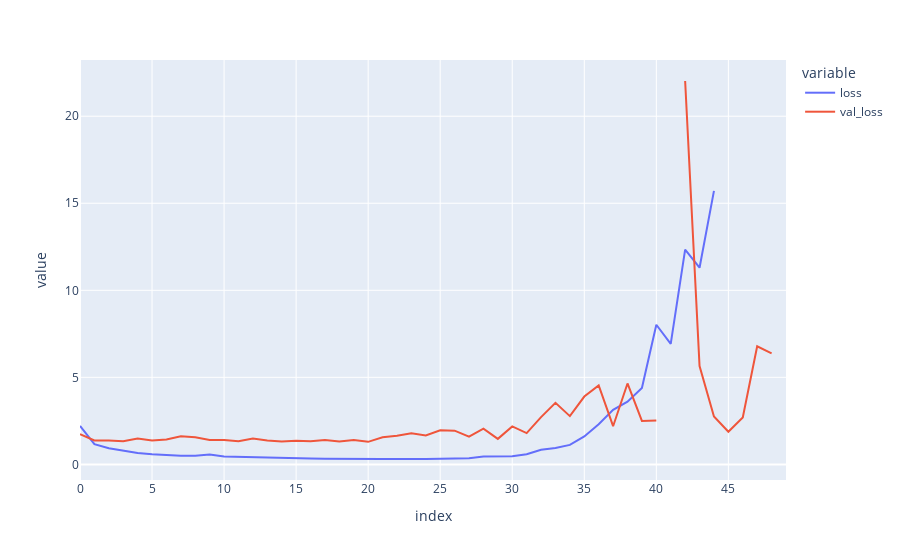

Write notebook code for a chart like this one.
### Code cell
f1 = np.array(history.history['loss']).flatten()
valf1 = np.array(history.history['val_loss']).flatten()
px.line(pd.DataFrame(np.array([f1, valf1]).T, columns=['loss', 'val_loss'])).show()

### Figure 1 — Plotly figure (JSON) as saved in the notebook; plotly's stock layout.template omitted (floating-point values rounded to 4 significant figures)
{"data": [{"hovertemplate": "variable=loss<br>index=%{x}<br>value=%{y}<extra></extra>", "legendgroup": "loss", "line": {"color": "#636efa", "dash": "solid"}, "marker": {"symbol": "circle"}, "mode": "lines", "name": "loss", "orientation": "v", "showlegend": true, "type": "scatter", "x": [0, 1, 2, 3, 4, 5, 6, 7, 8, 9, 10, 11, 12, 13, 14, 15, 16, 17, 18, 19, 20, 21, 22, 23, 24, 25, 26, 27, 28, 29, 30, 31, 32, 33, 34, 35, 36, 37, 38, 39, 40, 41, 42, 43, 44, 45, 46, 47, 48, 49], "xaxis": "x", "y": [2.212, 1.162, 0.9217, 0.7855, 0.6568, 0.5846, 0.5337, 0.5005, 0.4889, 0.5628, 0.4517, 0.4316, 0.3869, 0.3622, 0.3587, 0.3459, 0.3363, 0.3284, 0.3158, 0.3209, 0.3174, 0.316, 0.309, 0.3308, 0.3146, 0.3245, 0.354, 0.3548, 0.4508, 0.4785, 0.4699, 0.5876, 0.8428, 0.9459, 1.118, 1.607, 2.303, 3.132, 3.603, 4.385, 8.022, 6.926, 12.34, 11.3, 15.71, null, null, null, null, null], "yaxis": "y"}, {"hovertemplate": "variable=val_loss<br>index=%{x}<br>value=%{y}<extra></extra>", "legendgroup": "val_loss", "line": {"color": "#EF553B", "dash": "solid"}, "marker": {"symbol": "circle"}, "mode": "lines", "name": "val_loss", "orientation": "v", "showlegend": true, "type": "scatter", "x": [0, 1, 2, 3, 4, 5, 6, 7, 8, 9, 10, 11, 12, 13, 14, 15, 16, 17, 18, 19, 20, 21, 22, 23, 24, 25, 26, 27, 28, 29, 30, 31, 32, 33, 34, 35, 36, 37, 38, 39, 40, 41, 42, 43, 44, 45, 46, 47, 48, 49], "xaxis": "x", "y": [1.733, 1.372, 1.377, 1.325, 1.486, 1.367, 1.427, 1.616, 1.554, 1.401, 1.403, 1.33, 1.487, 1.372, 1.312, 1.361, 1.327, 1.404, 1.313, 1.406, 1.295, 1.554, 1.642, 1.789, 1.664, 1.964, 1.938, 1.588, 2.048, 1.465, 2.181, 1.798, 2.715, 3.539, 2.771, 3.896, 4.534, 2.193, 4.649, 2.493, 2.515, null, 22.02, 5.646, 2.75, 1.877, 2.698, 6.787, 6.378, null], "yaxis": "y"}], "layout": {"legend": {"title": {"text": "variable"}, "tracegroupgap": 0}, "margin": {"t": 60}, "xaxis": {"anchor": "y", "domain": [0, 1], "title": {"text": "index"}}, "yaxis": {"anchor": "x", "domain": [0, 1], "title": {"text": "value"}}}}
